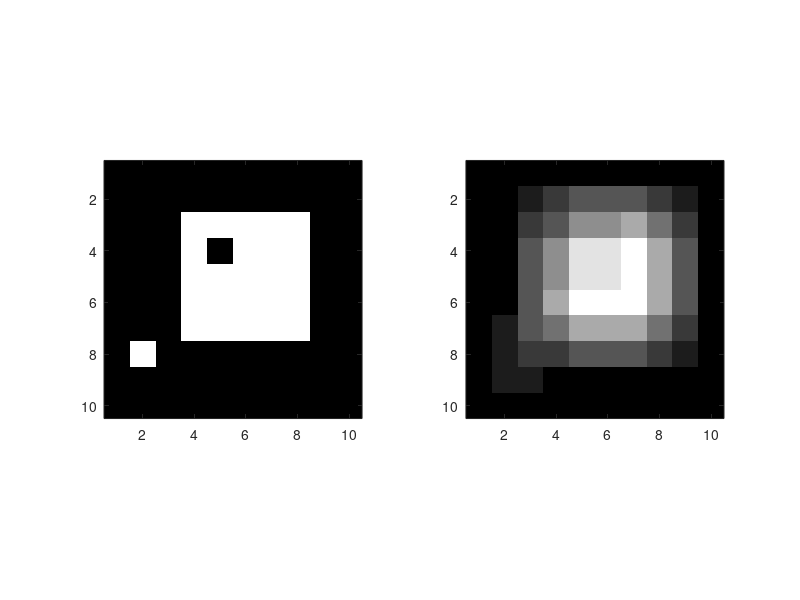

This figure's MATLAB source: (Note: this script raises an error after producing the figure.)
close all
clear all
clc

figs_folder = 'figures/';

% Start with an image as follows
n = 10;
f = zeros(n,n);
f(3:7,4:8) = 90;
f(4,5) = 0;
f(8,2) = 90;

% Smooth it out
ftilde = zeros(n,n);
for row = 2:9 % Move over rows
	for col = 2:9 % Move over columns
		xij = f(row,col);
		K = f(row-1:row+1,col-1:col+1);
		K = sum(K(:))./9;
		ftilde(row,col) = K;
	end
end

% Plot
figure
subplot(1,2,1)
imagesc(f)
colormap(gray)
axis square;
axis equal;
axis image;

subplot(1,2,2)
imagesc(ftilde)
colormap(gray)
axis square;
axis equal;
axis image;
export_fig(sprintf('%saveraging_image',figs_folder),'-pdf','-transparent')


close all
clearvars -except figs_folder

% Box-filter
n = 512; % Size of image
F = imresize(rgb2gray(imread('peppers.png')),[n n]);

k = 21; % size of the kernel (the larger, the more blurred)
g = ones(k,k);
g = g/sum(g(:)); % normalize
fg = conv2(F,g,'same');

% Apply filter
figure
subplot(1,2,1)
imagesc(F)
colormap(gray)
title('Original')
axis square;
axis equal;
axis image;
subplot(1,2,2)
imagesc(fg)
colormap(gray)
title('Box-Filtered')
axis square;
axis equal;
axis image;

% Apply median filter
close all
nf = 11;		% Size of filter
J = medfilt2(F,[nf nf]);

figure
subplot(1,2,1)
imagesc(F)
colormap(gray)
title('Original')
axis square;
axis equal;
axis image;
subplot(1,2,2)
imagesc(J)
colormap(gray)
title('Median-Filtered')
axis square;
axis equal;
axis image;
export_fig(sprintf('%smedian_filtered',figs_folder),'-pdf','-transparent');

close all

% Gaussian Filter
sigma = 2;
J = imgaussfilt(F,sigma);

figure
subplot(1,2,1)
imagesc(F)
colormap(gray)
title('Original')
axis square;
axis equal;
axis image;
subplot(1,2,2)
imagesc(J)
colormap(gray)
title('Gaussian-Filtered')
axis square;
axis equal;
axis image;

close all

% Kernel filtering
n = 7;
% Define Impulse Image
F = zeros(n,n);
F(4,4) = 1;

K = linspace(0,1,9);
K = reshape(K,[3 3])';

G = xcorr2(F,K);
Gcon = conv2(F,K);

figure
subplot(2,2,1)
imagesc(F)
colormap(gray)
title('Impulse Image')
axis square;
axis equal;
axis image;
subplot(2,2,2)
imagesc(K)
colormap(gray)
title('Kernel')
axis square;
axis equal;
axis image;
subplot(2,2,3)
imagesc(G)
colormap(gray)
title('Cross-correlation')
axis square;
axis equal;
axis image;
subplot(2,2,4)
imagesc(Gcon)
colormap(gray)
title('Convolution')
axis square;
axis equal;
axis image;
export_fig(sprintf('%scross_corr',figs_folder),'-pdf','-transparent')

% Properties of convolution
%%
close all
clear all
clc

I = zeros(11,11);
I(6,6) = 1;

F = ones(11,11);
for row = 1:size(F,1)
	for col = 1:size(F,2)
		F(row,col) = row*col;
	end
end

figure
subplot(2,2,1)
imagesc(I)
colormap(gray)
title('Identity')
axis square;
axis equal;
axis image;
subplot(2,2,2)
imagesc(F)
title('Matrix')
colormap(gray)
axis square;
axis equal;
axis image;
subplot(2,2,3)
imagesc(conv2(F,I,'same'))
title('Convolution')
colormap(gray)
axis square;
axis equal;
axis image;
subplot(2,2,4)
imagesc(xcorr2(F,I))
title('Cross-correlation')
colormap(gray)
axis square;
axis equal;
axis image;